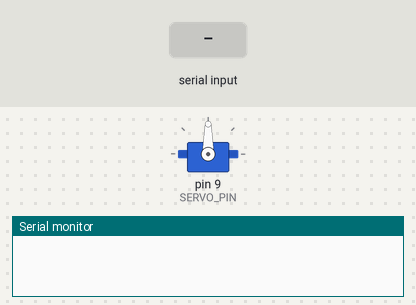
Recording of a sketch running on a simulated Arduino Uno, built with avr-gcc and run on an emulated ATmega328P. Shown: servo, the last lines printed to the serial monitor. Inputs (shaded band) come from the test bench.

Above: at 1.2 s.
1.3 s: "M90\n" received over Serial
At 3.0 s:
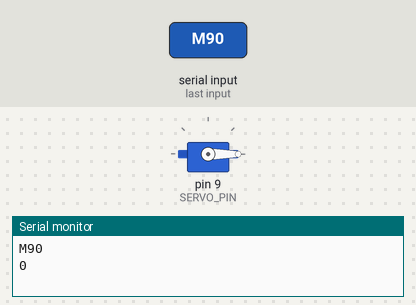
3.8 s: "30/150/10\n" received over the second serial link
At 6.0 s:
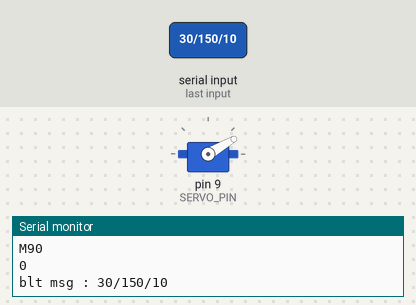
6.3 s: "M/45\n" received over Serial
At 7.9 s:
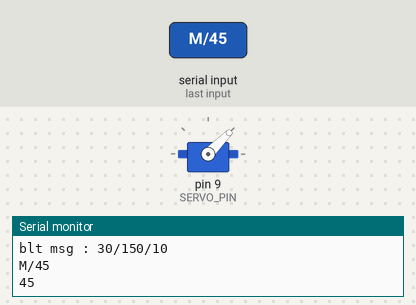
8.7 s: "1/90\n" received over the second serial link
At 10.9 s:
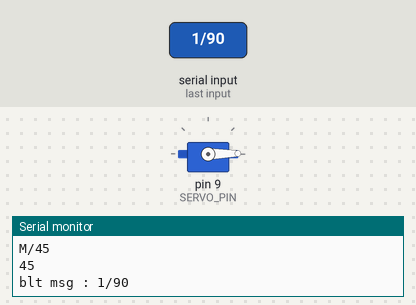
11.2 s: "90/45/200\n" received over the second serial link
At 12.9 s:
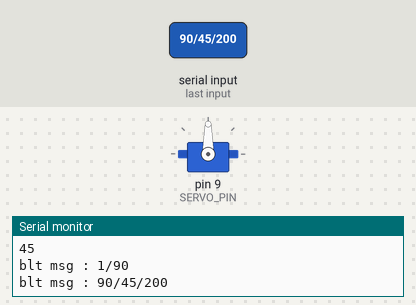
13.7 s: "/" received over the second serial link
At 16.0 s:
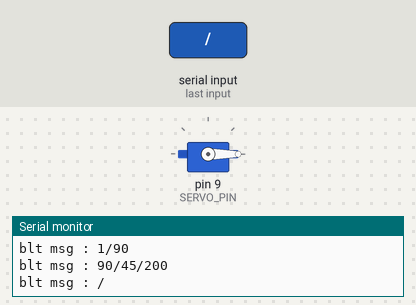
Timing chart, 0 to 17.2 s (numbered marks = the images above; inputs shaded):
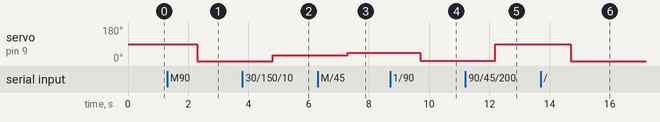

The sketch:

BlueToothMotorControl.ino
```cpp
#include<SoftwareSerial.h>
#include <Servo.h>

#define BLUETOOTH_TX 2
#define BLUETOOTH_RX 3
#define PC_BAUD_RATE 115200
#define BL_BAUD_RATE 9600
#define SERVO_PIN 9

#define DEBUG 1

Servo servo;
SoftwareSerial blueToothSerial(BLUETOOTH_TX,BLUETOOTH_RX);

void setup() {
  // put your setup code here, to run once:
  Serial.begin(PC_BAUD_RATE);
  blueToothSerial.begin(BL_BAUD_RATE);
  servo.attach(SERVO_PIN);
}

String readSerial(){
  String str="";
  char ch;

  while( Serial.available() > 0 )
  {
    ch = Serial.read();
    str.concat(ch);
    delay(10);
  }

  return str;
}

void loop() {
  // put your main code here, to run repeatedly:

  // M(각도)/ 형태로 전송.
  if (blueToothSerial.available()) {

    String str="";
    int start=0;
    int last=0;
    str=blueToothSerial.readString();
    start=str.indexOf("M")+1;
    last=str.indexOf("/");
    if(start!=-1 && last!=-1)
      servo.write(str.substring(start,last).toInt());
    #if DEBUG
      Serial.println("blt msg : "+str);
    #endif
  }

  if(Serial.available()){
    char tmp[100]={0,};
    String str="";
    byte len=Serial.readBytes(tmp, 20);

    str=tmp;
    Serial.println(str);

    if(tmp[0]=='M'){
      if(str.length()>1){
        servo.write(str.substring(2).toInt());
        Serial.println(str.substring(2).toInt());
      }
    }
    else if(tmp[0]=='B'){
      if(str.length()>1){
        str.substring(2).toCharArray(tmp,str.length());
        blueToothSerial.write(tmp);
      }
    }

  }
}
```

Measured:
- after the input at 1.3 s, servo on pin 9 (SERVO_PIN): 90° → 0° after 1.0 s
- after the input at 3.8 s, servo on pin 9 (SERVO_PIN): 0° → 30° after 1.0 s
- after the input at 6.3 s, servo on pin 9 (SERVO_PIN): 30° → 45° after 1.0 s
- after the input at 8.7 s, servo on pin 9 (SERVO_PIN): 45° → 1° after 1.0 s
- after the input at 11.2 s, servo on pin 9 (SERVO_PIN): 1° → 90° after 1.0 s
- after the input at 13.7 s, servo on pin 9 (SERVO_PIN): 90° → 0° after 1.0 s
